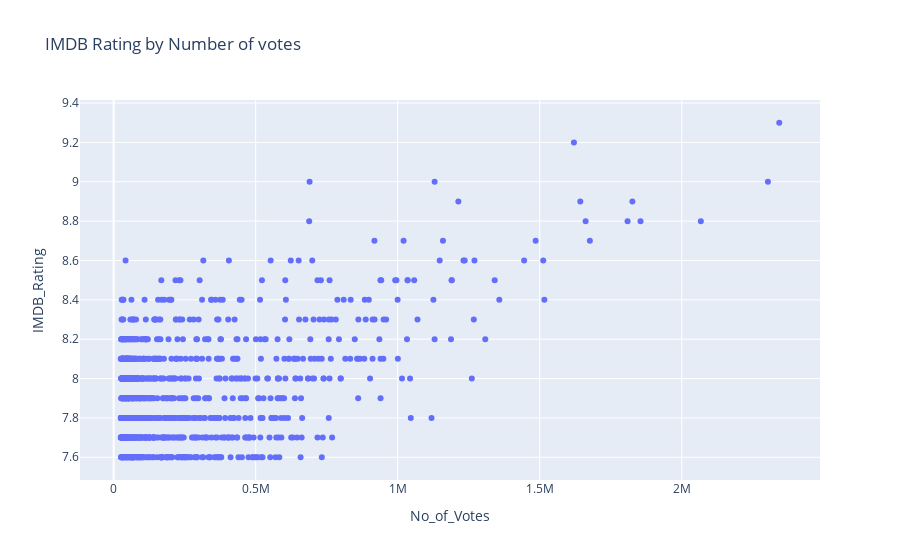

This figure's notebook cell:
### Markdown cell above
Aqui podemos ver que até 1960 as notas dos filmes estavam concentradas em notas maiores e depois disso, com o lançamento de mais filmes por ano, há uma maior distribuição de notas

### Code cell
test = ex.scatter(df, x='No_of_Votes', y='IMDB_Rating', hover_data=['Series_Title', 'Released_Year'], title='IMDB Rating by Number of votes')
test.show()

### Figure 1 — Plotly figure (JSON) as saved in the notebook; plotly's stock layout.template omitted (floating-point values rounded to 4 significant figures; data arrays with more than 128 entries replaced by an {"elided": "..."} marker saying what was removed)
{"data": [{"customdata": {"elided": "993x2 mixed values"}, "hovertemplate": "No_of_Votes=%{x}<br>IMDB_Rating=%{y}<br>Series_Title=%{customdata[0]}<br>Released_Year=%{customdata[1]}<extra></extra>", "legendgroup": "", "marker": {"color": "#636efa", "symbol": "circle"}, "mode": "markers", "name": "", "orientation": "v", "showlegend": false, "type": "scatter", "x": {"elided": "993 int values"}, "xaxis": "x", "y": {"elided": "993 float values"}, "yaxis": "y"}], "layout": {"legend": {"tracegroupgap": 0}, "title": {"text": "IMDB Rating by Number of votes"}, "xaxis": {"anchor": "y", "domain": [0, 1], "title": {"text": "No_of_Votes"}}, "yaxis": {"anchor": "x", "domain": [0, 1], "title": {"text": "IMDB_Rating"}}}}
